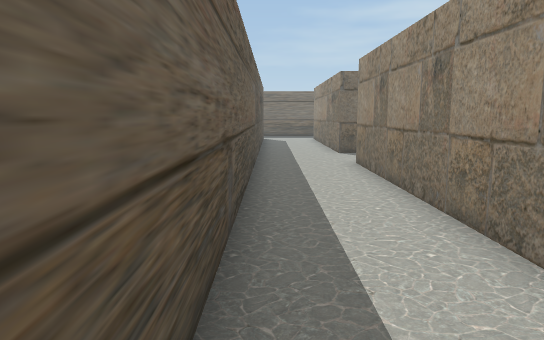
[1] (above)

24 first-person views from a walk through a Unity game level. The camera is 1.4 m above the floor, tilts 8° down and sees 70° across. The floor is counted in squares, 1 m on a side. Each view is taken from the middle of a square. On the plan, view 1 faces up. The plan holds only what a view shows up to about 16 squares ahead; the rest is blank. The player character is not drawn.

[2]
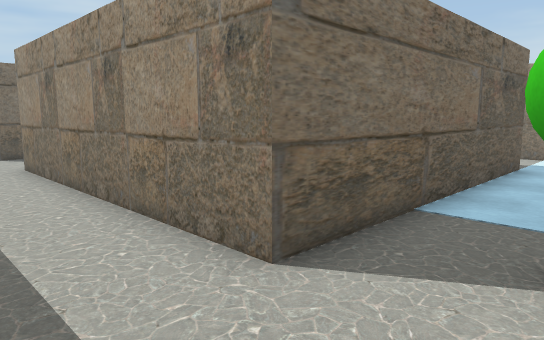

[3]
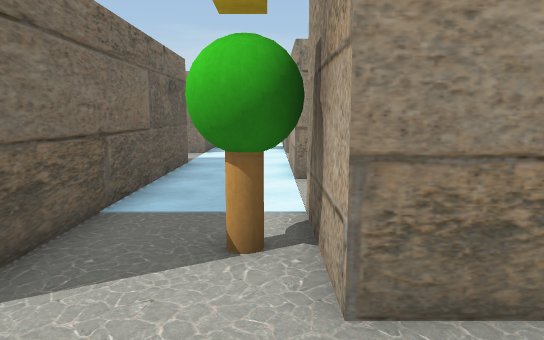

[4]
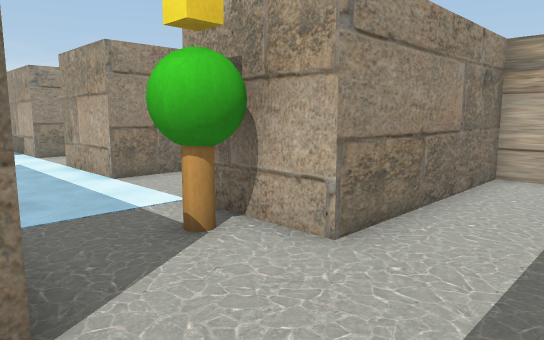

[5]
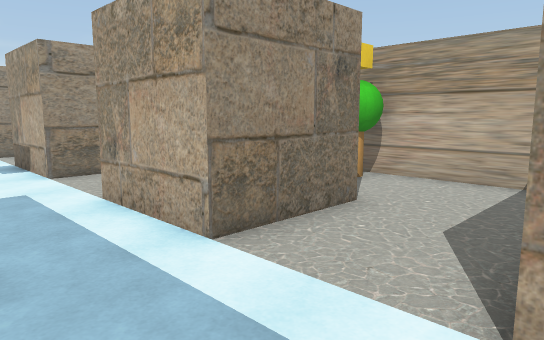

[6]
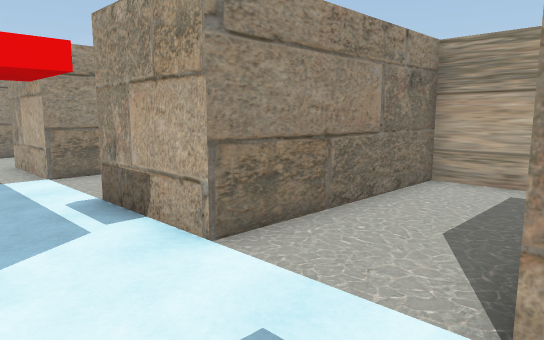

[7]
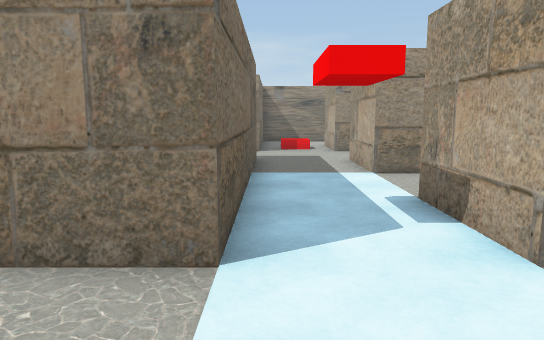

[8]
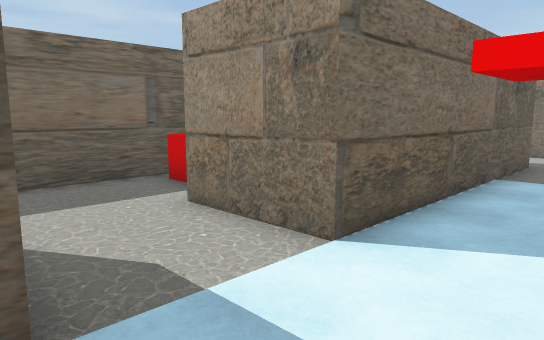

[9]
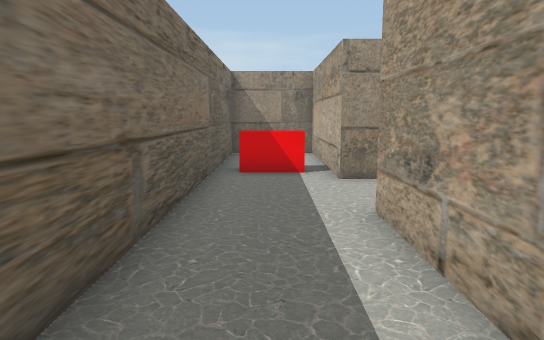

[10]
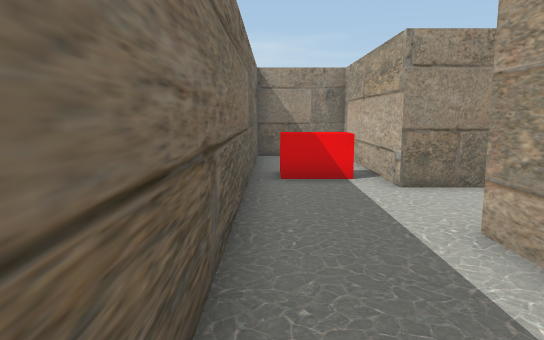

[11]
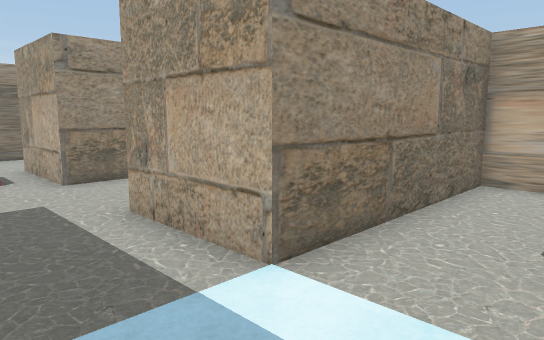

[12]
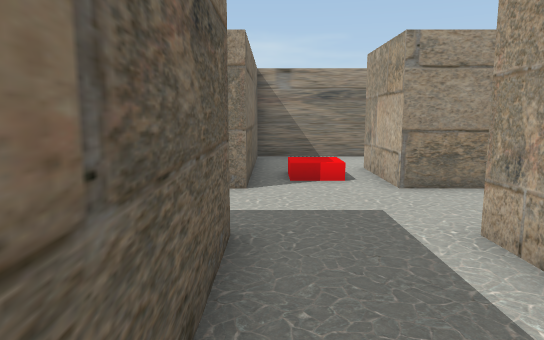

[13]
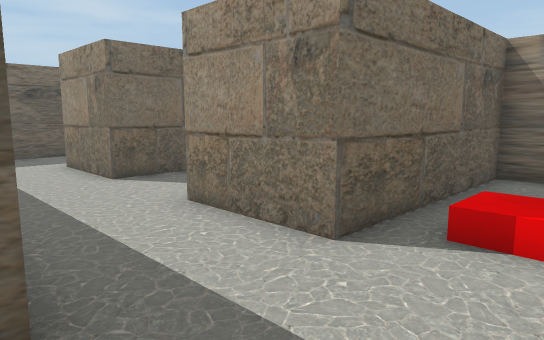

[14]
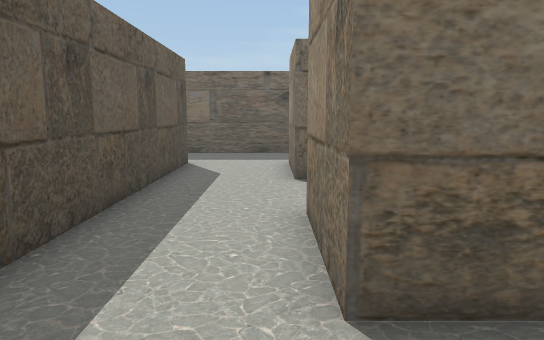

[15]
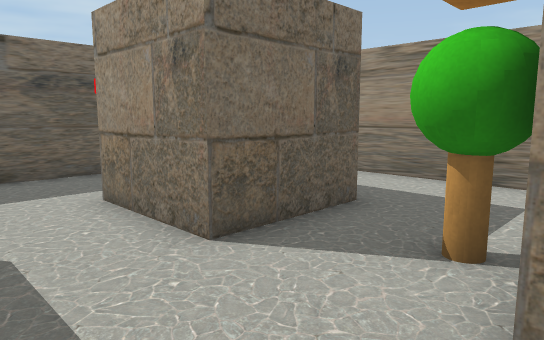

[16]
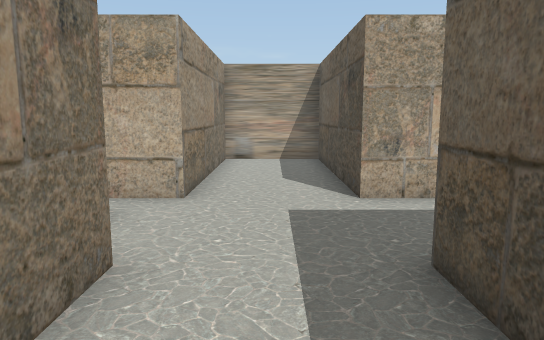

[17]
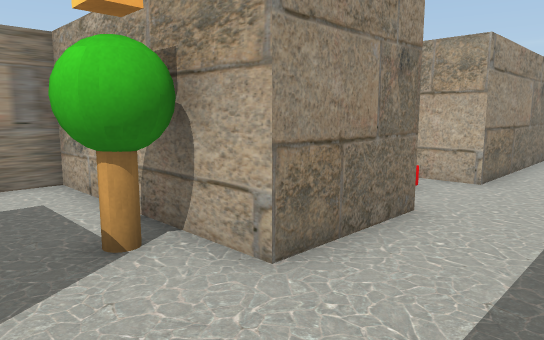

[18]
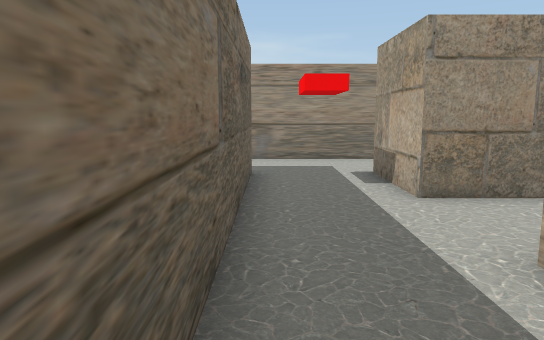

[19]
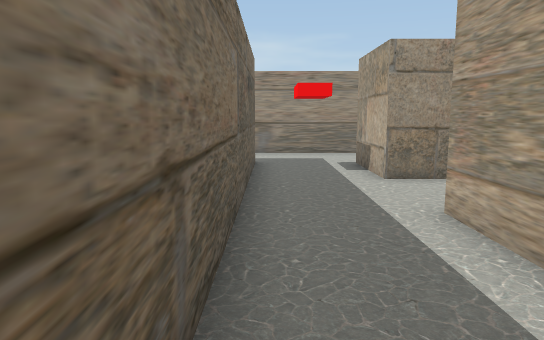

[20]
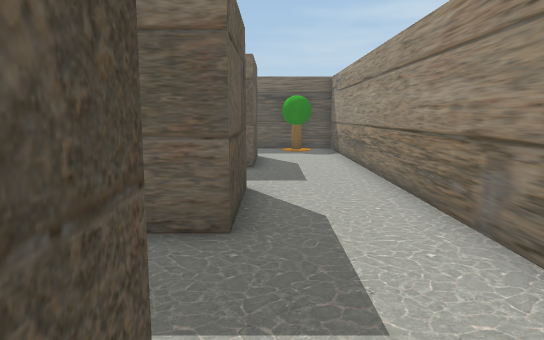

[21]
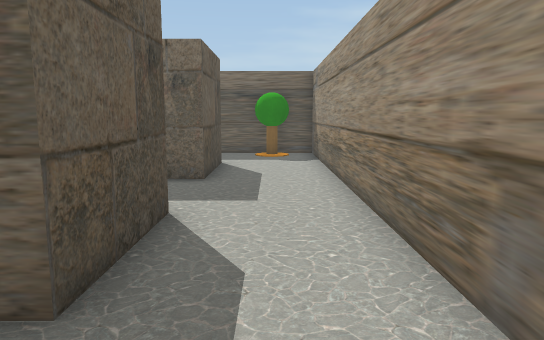

[22]
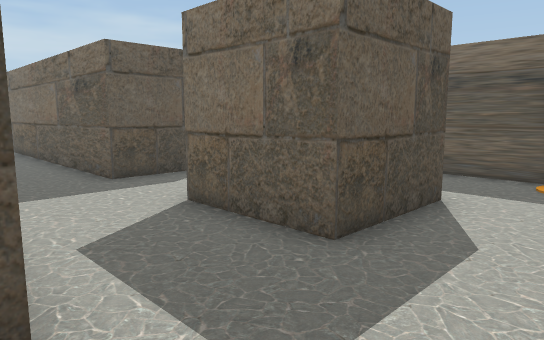

[23]
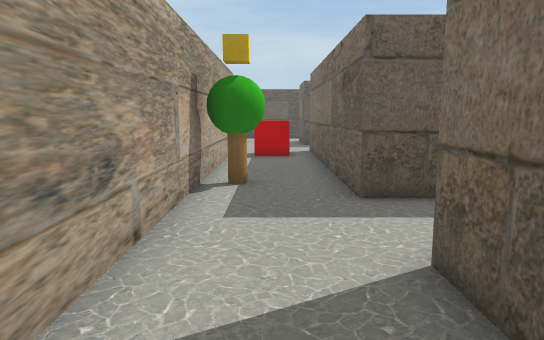

[24]
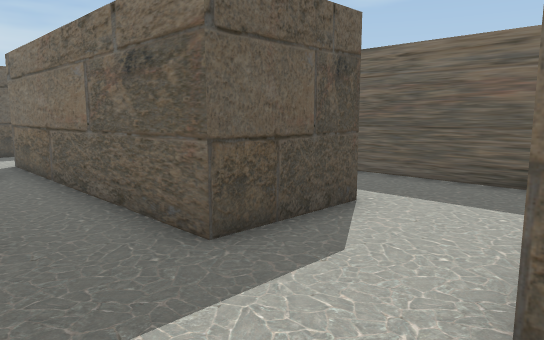

### Floor plan
Points are (right, up) in squares from view 1. A wall is a line through its corners. A room is listed if a view was taken in it or the views show most of it. See-through windows are left out.
Room 1 (views 1, 2, 3, 4, 5, 6, 7, 8, 9, 10, 11, 12, 13, 14, 15, 16, 17, 18, 19, 20, 21, 22, 23, 24)
walls: (16.9, 17.5) (28, 17.5); (21.4, 11.5) (23.5, 11.5) (23.5, 2.5) (14.5, 2.5) (14.5, 5.5) (20.5, 5.5) (20.5, 8.5) (7.6, 8.5); (7.9, 5.5) (11.5, 5.5); (11.6, 2.5) (2.5, 2.5) (2.5, 11.5); (3.2, 14.5) (2.5, 14.5) (2.5, 16.1); (-0.5, 15.4) (-0.5, 0.6); (23.5, 23.6) (23.5, 20.5) (14.5, 20.5); (29.6, 8.5) (26.5, 8.5) (26.5, 11.5) (29.5, 11.5) (29.5, 10.6); (29.5, 17.6) (29.5, 14.5) (18.6, 14.5); (8.5, -3.6) (8.5, -0.5) (11.5, -0.5); (25.4, 26.5) (21.5, 26.5); (12.6, -6.5) (14.5, -6.5) (14.5, -0.5) (17.5, -0.5); (19.4, -6.5) (20.5, -6.5) (20.5, -0.5) (23.5, -0.5) (23.5, -6.5) (26.5, -6.5) (26.5, -0.5) (29.5, -0.5); (29.5, 23.6) (29.5, 20.5) (26.5, 20.5); (6.6, -6.5) (10.2, -6.5); (1.6, -6.5) (2.5, -6.5) (2.5, -0.5) (5.5, -0.5); (32.5, -1.2) (32.5, 2.5) (26.5, 2.5) (26.5, 5.5) (32.5, 5.5) (32.5, 26.5) (28.2, 26.5)
objects: other object (4, 0) to (4, 1); other object (10, -6) to (10, -5); other object (16, 6) to (17, 8); other object (16, 19); other object (22, 18) to (22, 19); other object (28, 6) to (28, 7); other object (31, 25) to (31, 26)

Where each view was taken, in squares from view 1:
view 1: 0 up, 0 right, facing up
view 2: 0 up, 0 right, facing up-right
view 3: 0 up, 0 right, facing right
view 4: 3 up, 0 right, facing down-right
view 5: 2 up, 5 right, facing down-right
view 6: 2 up, 11 right, facing down-right
view 7: 2 up, 11 right, facing right
view 8: 0 up, 11 right, facing up-right
view 9: 7 up, 6 right, facing right
view 10: 8 up, 7 right, facing right
view 11: 2 up, 18 right, facing down-right
view 12: 2 up, 19 right, facing right
view 13: 0 up, 23 right, facing up-right
view 14: 0 up, 26 right, facing up
view 15: 5 up, 24 right, facing up-right
view 16: 6 up, 25 right, facing down
view 17: 8 up, 24 right, facing down-right
view 18: 14 up, 20 right, facing right
view 19: 14 up, 18 right, facing right
view 20: 10 up, 30 right, facing up
view 21: 12 up, 31 right, facing up
view 22: 17 up, 32 right, facing up-left
view 23: 19 up, 30 right, facing left
view 24: 18 up, 27 right, facing up-left
